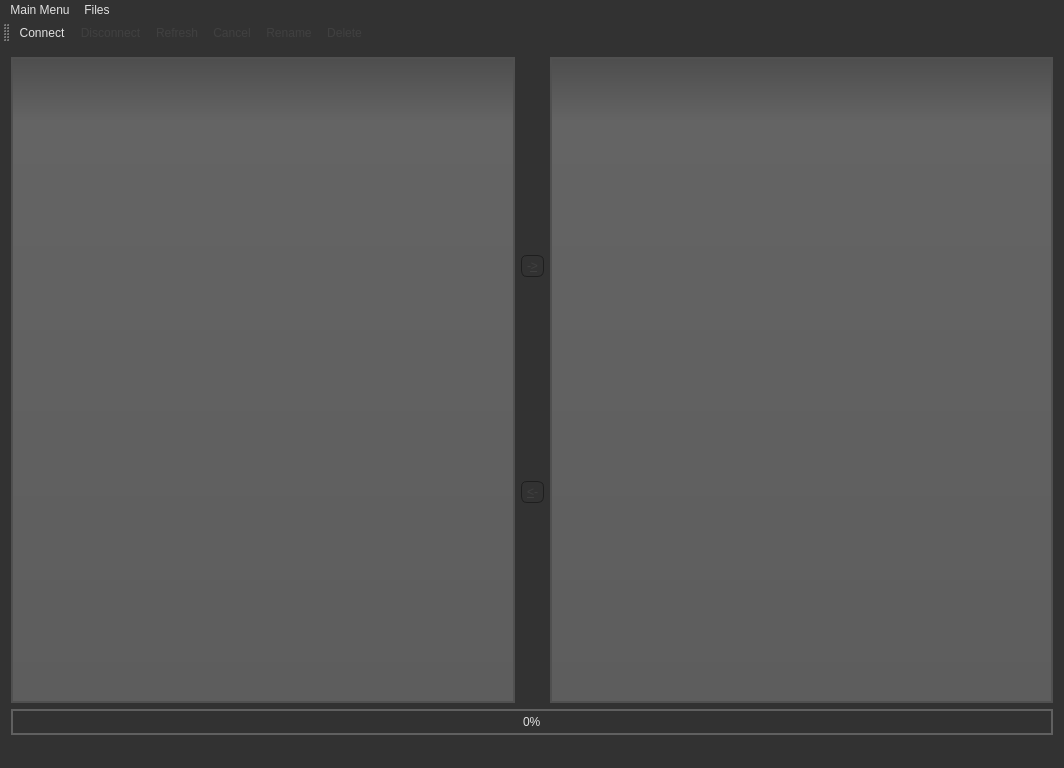
<?xml version="1.0" encoding="UTF-8"?>
<ui version="4.0">
 <class>MainWindow</class>
 <widget class="QMainWindow" name="MainWindow">
  <property name="geometry">
   <rect>
    <x>0</x>
    <y>0</y>
    <width>1064</width>
    <height>768</height>
   </rect>
  </property>
  <property name="minimumSize">
   <size>
    <width>600</width>
    <height>400</height>
   </size>
  </property>
  <property name="windowTitle">
   <string>Client App</string>
  </property>
  <property name="styleSheet">
   <string notr="true">QWidget
{
    color: #e1e1e1;
    background-color: #323232;
}

QWidget:item:hover
{
    background-color: QLinearGradient( x1: 0, y1: 0, x2: 0, y2: 1, stop: 0 #ffa02f, stop: 1 #ca0619);
    color: #000;
}

QWidget:item:selected
{
    background-color: QLinearGradient( x1: 0, y1: 0, x2: 0, y2: 1, stop: 0 #ffa02f, stop: 1 #d7801a);
}

QMenuBar::item
{
    background: transparent;
}

QMenuBar::item:selected
{
    background: transparent;
    border: 1px solid #ffaa00;
}

QMenuBar::item:pressed
{
    background: #444;
    border: 1px solid #000;
    background-color: QLinearGradient(
        x1:0, y1:0,
        x2:0, y2:1,
        stop:1 #212121,
        stop:0.4 #343434
    );
    margin-bottom:-1px;
    padding-bottom:1px;
}

QMenu
{
    border: 1px solid #000;
}

QMenu::item
{
    padding: 2px 20px 2px 20px;
}

QMenu::item:selected
{
    color: #000000;
}

QMenu::separator
{
    height: 2px;
    background-color: QLinearGradient(x1:0, y1:0, x2:0, y2:1, stop:0 #161616, stop: 0.5 #151515, stop: 0.6 #212121, stop:1 #343434);
    color: white;
    padding-left: 4px;
    margin-left: 10px;
    margin-right: 5px;
}

QToolBar
{
	border: 1px solid #323232
}

QToolButton:hover
{
	border: 1px solid #ffaa00;
}

QWidget:disabled
{
    color: #404040;
    background-color: #323232;
}


QAbstractItemView
{
    background-color: QLinearGradient( x1: 0, y1: 0, x2: 0, y2: 1, stop: 0 #4d4d4d, stop: 0.1 #646464, stop: 1 #5d5d5d);
    border: 2px solid #505050;
    selection-background-color: QLinearGradient( x1: 0, y1: 0, x2: 0, y2: 1, stop: 0 #ffa02f, stop: 1 #d7801a);
}

QHeaderView::section 
{
    color: #000;
}

QPushButton
{
    color: #b1b1b1;
    background-color: QLinearGradient( x1: 0, y1: 0, x2: 0, y2: 1, stop: 0 #565656, stop: 0.1 #525252, stop: 0.5 #4e4e4e, stop: 0.9 #4a4a4a, stop: 1 #464646);
    border-width: 1px;
    border-color: #1e1e1e;
    border-style: solid;
    border-radius: 6;
    padding: 3px;
    font-size: 12px;
    padding-left: 5px;
    padding-right: 5px;
}

QPushButton:pressed
{
    background-color: QLinearGradient( x1: 0, y1: 0, x2: 0, y2: 1, stop: 0 #2d2d2d, stop: 0.1 #2b2b2b, stop: 0.5 #292929, stop: 0.9 #282828, stop: 1 #252525);
}

QPushButton:hover
{
    border: 2px solid QLinearGradient( x1: 0, y1: 0, x2: 0, y2: 1, stop: 0 #ffa02f, stop: 1 #d7801a);
}

QScrollBar:horizontal 
{
     border: 1px solid #222222;
     background: QLinearGradient( x1: 0, y1: 0, x2: 0, y2: 1, stop: 0.0 #121212, stop: 0.2 #282828, stop: 1 #484848);
     height: 7px;
     margin: 0px 16px 0 16px;
}

QScrollBar::handle:horizontal
{
      background: QLinearGradient( x1: 0, y1: 0, x2: 1, y2: 0, stop: 0 #ffa02f, stop: 0.5 #d7801a, stop: 1 #ffa02f);
      min-height: 20px;
      border-radius: 2px;
}

QScrollBar::add-line:horizontal {
      border: 1px solid #1b1b19;
      border-radius: 2px;
      background: QLinearGradient( x1: 0, y1: 0, x2: 1, y2: 0, stop: 0 #ffa02f, stop: 1 #d7801a);
      width: 14px;
      subcontrol-position: right;
      subcontrol-origin: margin;
}

QScrollBar::sub-line:horizontal {
      border: 1px solid #1b1b19;
      border-radius: 2px;
      background: QLinearGradient( x1: 0, y1: 0, x2: 1, y2: 0, stop: 0 #ffa02f, stop: 1 #d7801a);
      width: 14px;
     subcontrol-position: left;
     subcontrol-origin: margin;
}

QScrollBar::right-arrow:horizontal, QScrollBar::left-arrow:horizontal
{
      border: 1px solid black;
      width: 1px;
      height: 1px;
      background: white;
}

QScrollBar::add-page:horizontal, QScrollBar::sub-page:horizontal
{
      background: none;
}

QScrollBar:vertical
{
      background: QLinearGradient( x1: 0, y1: 0, x2: 1, y2: 0, stop: 0.0 #121212, stop: 0.2 #282828, stop: 1 #484848);
      width: 7px;
      margin: 16px 0 16px 0;
      border: 1px solid #222222;
}

QScrollBar::handle:vertical
{
      background: QLinearGradient( x1: 0, y1: 0, x2: 0, y2: 1, stop: 0 #ffa02f, stop: 0.5 #d7801a, stop: 1 #ffa02f);
      min-height: 20px;
      border-radius: 2px;
}

QScrollBar::add-line:vertical
{
      border: 1px solid #1b1b19;
      border-radius: 2px;
      background: QLinearGradient( x1: 0, y1: 0, x2: 0, y2: 1, stop: 0 #ffa02f, stop: 1 #d7801a);
      height: 14px;
      subcontrol-position: bottom;
      subcontrol-origin: margin;
}

QScrollBar::sub-line:vertical
{
      border: 1px solid #1b1b19;
      border-radius: 2px;
      background: QLinearGradient( x1: 0, y1: 0, x2: 0, y2: 1, stop: 0 #d7801a, stop: 1 #ffa02f);
      height: 14px;
      subcontrol-position: top;
      subcontrol-origin: margin;
}

QScrollBar::up-arrow:vertical, QScrollBar::down-arrow:vertical
{
      border: 1px solid black;
      width: 1px;
      height: 1px;
      background: white;
}


QScrollBar::add-page:vertical, QScrollBar::sub-page:vertical
{
      background: none;
}

QMainWindow::separator
{
    background-color: QLinearGradient(x1:0, y1:0, x2:0, y2:1, stop:0 #161616, stop: 0.5 #151515, stop: 0.6 #212121, stop:1 #343434);
    color: white;
    padding-left: 4px;
    border: 1px solid #505050
    spacing: 3px; /* spacing between items in the tool bar */
}

QMainWindow::separator:hover
{
    background-color: QLinearGradient(x1:0, y1:0, x2:0, y2:1, stop:0 #d7801a, stop:0.5 #b56c17 stop:1 #ffa02f);
    color: white;
    padding-left: 4px;
    border: 1px solid #505050;
    spacing: 3px; /* spacing between items in the tool bar */
}

QProgressBar
{
    border: 2px solid #606060;
    text-align: center;
}

QProgressBar::chunk
{
    background-color: #d7801a;
    width: 10px;
    margin: 0.5px;
}</string>
  </property>
  <property name="locale">
   <locale language="English" country="UnitedStates"/>
  </property>
  <widget class="QWidget" name="centralWidget">
   <layout class="QGridLayout" name="gridLayout">
    <item row="0" column="0">
     <layout class="QVBoxLayout" name="verticalLayout_2">
      <item>
       <layout class="QHBoxLayout" name="horizontalLayout">
        <item>
         <widget class="QTreeView" name="localView">
          <property name="alternatingRowColors">
           <bool>false</bool>
          </property>
         </widget>
        </item>
        <item>
         <layout class="QVBoxLayout" name="verticalLayout">
          <item>
           <widget class="QPushButton" name="updateButton">
            <property name="enabled">
             <bool>false</bool>
            </property>
            <property name="text">
             <string>-&amp;&gt;</string>
            </property>
           </widget>
          </item>
          <item>
           <widget class="QPushButton" name="downloadButton">
            <property name="enabled">
             <bool>false</bool>
            </property>
            <property name="text">
             <string>&amp;&lt;-</string>
            </property>
           </widget>
          </item>
         </layout>
        </item>
        <item>
         <widget class="QListView" name="remoteView"/>
        </item>
       </layout>
      </item>
      <item>
       <widget class="QProgressBar" name="progressBar">
        <property name="styleSheet">
         <string notr="true">QProgressBar
{
    border: 2px solid #606060;
    text-align: center;
}

QProgressBar::chunk
{
    background-color: #d7801a;
    width: 10px;
    margin: 0.5px;
}</string>
        </property>
        <property name="minimum">
         <number>0</number>
        </property>
        <property name="value">
         <number>0</number>
        </property>
        <property name="textVisible">
         <bool>true</bool>
        </property>
        <property name="invertedAppearance">
         <bool>false</bool>
        </property>
        <property name="textDirection">
         <enum>QProgressBar::TopToBottom</enum>
        </property>
       </widget>
      </item>
     </layout>
    </item>
   </layout>
  </widget>
  <widget class="QMenuBar" name="menuBar">
   <property name="geometry">
    <rect>
     <x>0</x>
     <y>0</y>
     <width>1064</width>
     <height>21</height>
    </rect>
   </property>
   <widget class="QMenu" name="mainMenu">
    <property name="title">
     <string>Main Menu</string>
    </property>
    <addaction name="actionConnect"/>
    <addaction name="actionRefresh"/>
    <addaction name="actionCancel"/>
    <addaction name="actionDisconnect"/>
   </widget>
   <widget class="QMenu" name="menuFiles">
    <property name="title">
     <string>Files</string>
    </property>
    <addaction name="actionRename"/>
    <addaction name="actionDelete"/>
   </widget>
   <addaction name="mainMenu"/>
   <addaction name="menuFiles"/>
  </widget>
  <widget class="QToolBar" name="mainToolBar">
   <property name="enabled">
    <bool>true</bool>
   </property>
   <attribute name="toolBarArea">
    <enum>TopToolBarArea</enum>
   </attribute>
   <attribute name="toolBarBreak">
    <bool>false</bool>
   </attribute>
   <addaction name="actionConnect"/>
   <addaction name="actionDisconnect"/>
   <addaction name="actionRefresh"/>
   <addaction name="actionCancel"/>
   <addaction name="actionRename"/>
   <addaction name="actionDelete"/>
  </widget>
  <widget class="QStatusBar" name="statusBar">
   <property name="enabled">
    <bool>true</bool>
   </property>
  </widget>
  <action name="actionConnect">
   <property name="icon">
    <iconset>
     <selectedon>:/img/img/connect.png</selectedon>
    </iconset>
   </property>
   <property name="text">
    <string>&amp;Connect</string>
   </property>
  </action>
  <action name="actionDisconnect">
   <property name="enabled">
    <bool>false</bool>
   </property>
   <property name="icon">
    <iconset resource="imgresources.qrc">
     <normaloff>:/img/img/disconnect.png</normaloff>:/img/img/disconnect.png</iconset>
   </property>
   <property name="text">
    <string>&amp;Disconnect</string>
   </property>
  </action>
  <action name="actionRefresh">
   <property name="enabled">
    <bool>false</bool>
   </property>
   <property name="icon">
    <iconset resource="imgresources.qrc">
     <normaloff>:/img/img/refresh.png</normaloff>:/img/img/refresh.png</iconset>
   </property>
   <property name="text">
    <string>&amp;Refresh</string>
   </property>
  </action>
  <action name="actionRename">
   <property name="enabled">
    <bool>false</bool>
   </property>
   <property name="icon">
    <iconset resource="imgresources.qrc">
     <normaloff>:/img/img/rename.png</normaloff>:/img/img/rename.png</iconset>
   </property>
   <property name="text">
    <string>Rename</string>
   </property>
  </action>
  <action name="actionDelete">
   <property name="enabled">
    <bool>false</bool>
   </property>
   <property name="icon">
    <iconset resource="imgresources.qrc">
     <normaloff>:/img/img/delete.png</normaloff>:/img/img/delete.png</iconset>
   </property>
   <property name="text">
    <string>Delete</string>
   </property>
  </action>
  <action name="actionCancel">
   <property name="enabled">
    <bool>false</bool>
   </property>
   <property name="icon">
    <iconset resource="imgresources.qrc">
     <normaloff>:/img/img/cancel.png</normaloff>:/img/img/cancel.png</iconset>
   </property>
   <property name="text">
    <string>&amp;Cancel</string>
   </property>
  </action>
 </widget>
 <layoutdefault spacing="6" margin="11"/>
 <resources>
  <include location="imgresources.qrc"/>
 </resources>
 <connections/>
</ui>
